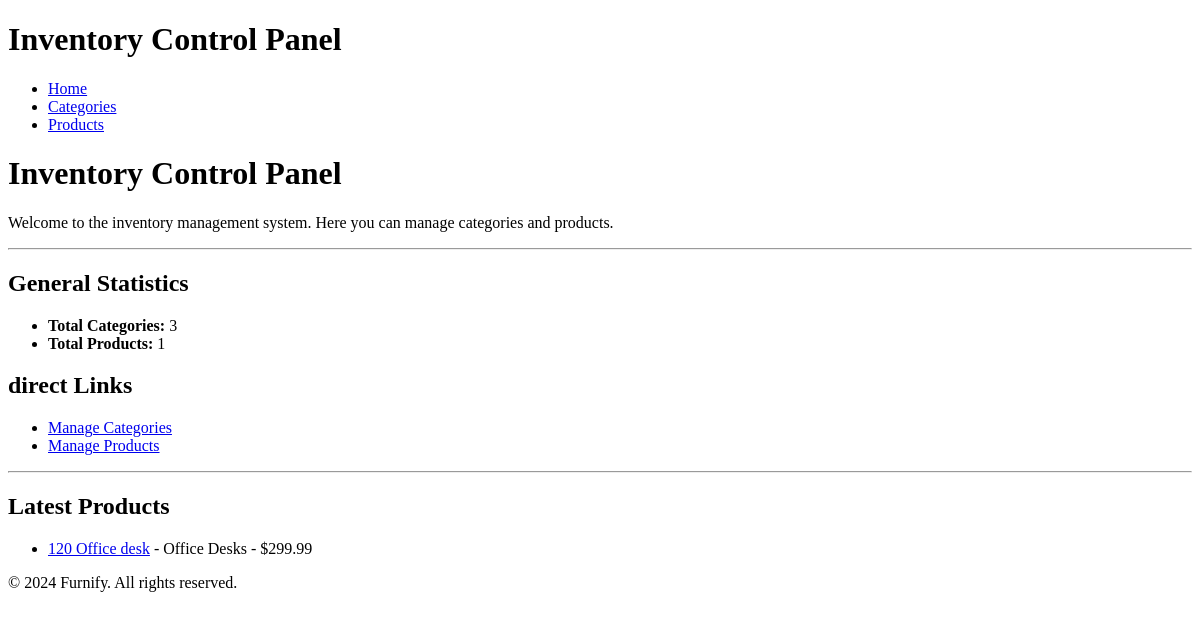
The app's page /inventory/, older data.
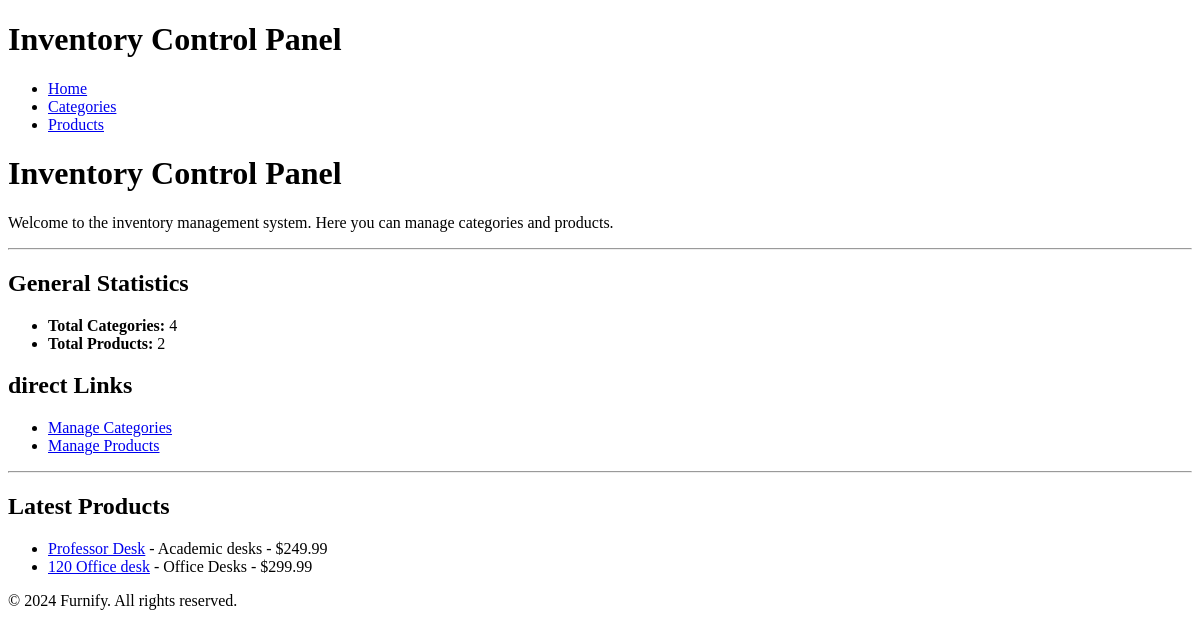
The same page, newer data.
### apps/inventory/models.py (models this page shows, shortened)
class Product(models.Model):
    name: str = models.CharField(
        'name',
        max_length=200,
        help_text="Name of the product."
    )
    slug: str = models.SlugField(
        'slug',
        max_length=200,
        unique=True,
        blank=True,
        help_text="URL-friendly identifier for SEO (must be unique)."
    )
    category: Category = models.ForeignKey(
        Category,
        verbose_name='category',
        on_delete=models.PROTECT,
        related_name='products',
        help_text="Category to which this product belongs."
    )
    description: str = models.TextField(
        'description',
        blank=True,
        help_text="Detailed description of the product."
    )
    price: float = models.DecimalField(
        'price',
        max_digits=10,
        decimal_places=2,
        help_text="Price of the product."
    )
    photo: str = models.ImageField(
        'photo',
        upload_to='products/',
        blank=True,
        help_text="Image of the product."
    )
    stock: int = models.PositiveIntegerField(
        'stock',
        default=0,
        help_text="Current stock level of the product."
    )
    created_at: datetime.datetime = models.DateTimeField(auto_now_add=True)
    updated_at: datetime.datetime = models.DateTimeField(auto_now=True)
    class Meta:
        verbose_name = "Product"
        verbose_name_plural = "Products"
        ordering = ['name']
    def get_absolute_url(self) -> str:
        return reverse('inventory:product_details', kwargs={'slug': self.slug})

class Category(models.Model):
    name: str = models.CharField(
        'name',
        max_length=100,
        unique=True,
        help_text="Name of the category (must be unique)."
    )
    slug: str = models.SlugField(
        'slug',
        max_length=100,
        unique=True,
        blank=True,
        help_text="URL-friendly identifier for SEO (must be unique)."
    )
    description: str = models.TextField(
        'description',
        blank=True, # The field is optional in forms.
        help_text="Detailed description of the category."
    )
    parent: Category | None = models.ForeignKey(
        'self',
        verbose_name='parent category',
        null=True,     # Allows the value in the database to be NULL (for root categories).
        blank=True,    # Allows the field to be empty in forms.
        related_name='children', # Allows accessing subcategories with `category.children.all()`.
        on_delete=models.PROTECT, # NEW CONCEPT: Prevents deletion if it has children.
        help_text="Parent category to which this subcategory belongs."
    )
    created_at: datetime.datetime = models.DateTimeField(auto_now_add=True)
    updated_at: datetime.datetime = models.DateTimeField(auto_now=True)
    class Meta:
        verbose_name = "Category"
        verbose_name_plural = "Categories"
        ordering = ['name']

### apps/inventory/views.py (the view)
# urls.py: path('', views.InventoryHomeView.as_view(), name='inventory_home'),
class InventoryHomeView(TemplateView):
    template_name = 'inventory/inventory_home.html'
    def get_context_data(self, **kwargs):
        context = super().get_context_data(**kwargs)
        context['category_count'] = Category.objects.count()
        context['product_count'] = Product.objects.count()
        context['latest_products'] = Product.objects.order_by('-created_at')[:5]
        return context

### apps/inventory/templates/inventory/inventory_home.html (shortened to what this page needs)
{% extends 'base.html' %}
{% block header %}Inventory Control Panel{% endblock %}
{% block content %}
<h1>Inventory Control Panel</h1>
<p>Welcome to the inventory management system. Here you can manage categories and products.</p>
<hr>
<h2>General Statistics</h2>
<ul>
    <li><strong>Total Categories:</strong> {{ category_count }}</li>
    <li><strong>Total Products:</strong> {{ product_count }}</li>
</ul>
<h2>direct Links</h2>
<ul>
    <li><a href="{% url 'inventory:category_list' %}">Manage Categories</a></li>
    <li><a href="{% url 'inventory:product_list' %}">Manage Products</a></li>
</ul>
<hr>
<h2>Latest Products</h2>
{% if latest_products %}
<ul>
    {% for product in latest_products %}
    <li>
        <a href="{{ product.get_absolute_url }}">{{ product.name }}</a> - {{ product.category.name }} -
        ${{ product.price }}
    </li>
    {% endfor %}
</ul>
{% else %}
<p>No products available.</p>
{% endif %}
{% endblock %}

Row changes from the older to the newer data that the page shows:
added Product: name "Professor Desk", category.name "Academic desks", price "249.99"
Text that changed along with them:
{{ category_count }}: "3" → "4"
{{ product_count }}: "1" → "2"
